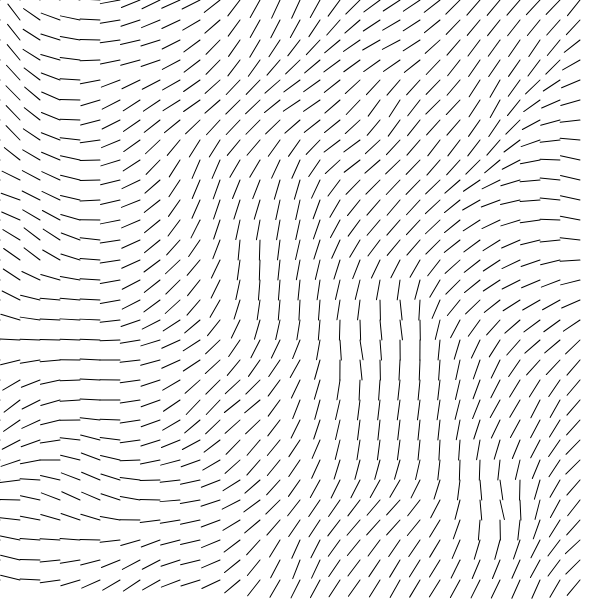
Frame 1 (no input)
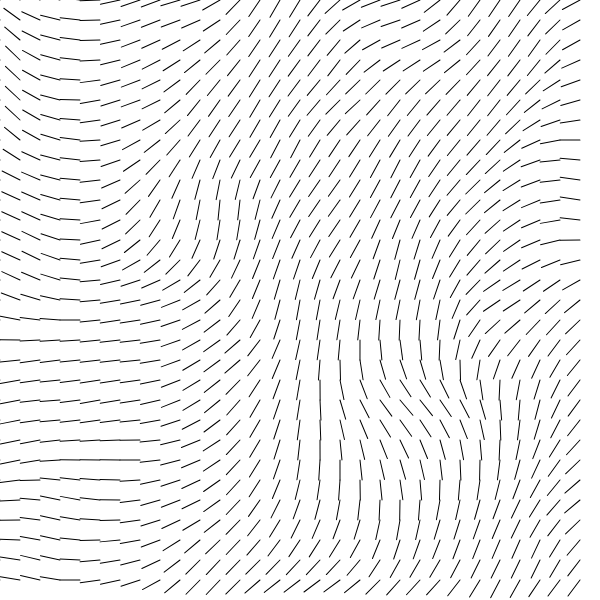
Frame 60 (no input)
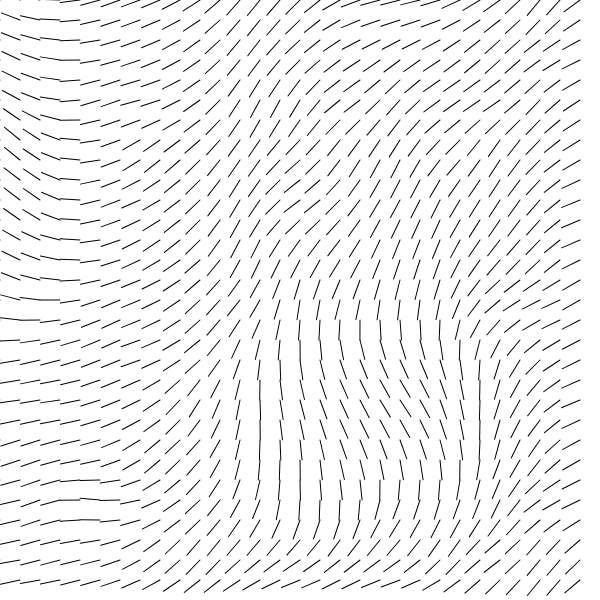
Frame 120 (the mouse pressed at the canvas centre since frame 60)

The p5.js sketch that drew these frames (run headless with seeded random() and noise() and a simulated clock; from frame 60 on, the mouse is pressed at the canvas centre):

// p5.js sketch
// ── sketch.js
// 3D Perlin noise flow chart (without vehicles);

let inc = 0.05;
let scl = 20; // cutting the canvass into boxes per 20 pixels
let cols;
let rows;

let zoff = 0; // 3rd dimension (slices of noise values which will change through time)

function setup() {
	createCanvas(600, 600);
	cols = floor(width/scl);
	rows = floor(height/scl);
}

function draw() {
	background(255);
	let yoff = 0;
	for (let y = 0; y < rows; y++) {
		let xoff = 0
		for (let x = 0; x < cols; x++) {
			let angle = noise(xoff, yoff, zoff) * TWO_PI; // 3D Perlin noise values
			let v = p5.Vector.fromAngle(angle);
			stroke(0);
			push();
			translate(x * scl, y * scl); // translate to top left corner of each box as reference point
			rotate(v.heading()); // rotate by the angle of the Perlin noise vector
			line(0, 0, scl, 0); // draw a line across top of box (comment out rotate() line above to see)
			pop();
			xoff += inc;
			// rect(x * scl, y * scl, scl, scl);
		}
		yoff += inc;
		zoff += 0.0001;
	}
}
